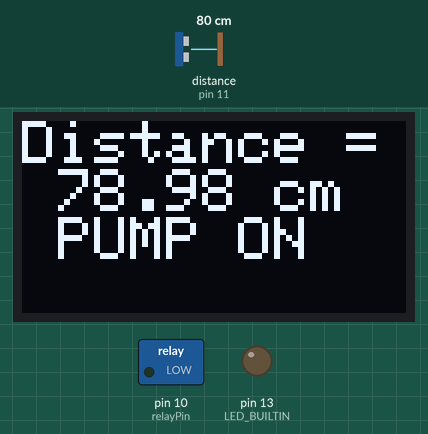
This sketch was run on a simulated Arduino Uno, built with avr-gcc and run on an emulated ATmega328P. Parts: 128×64 one-colour display, switched loads named in the sketch (green lamp = pin HIGH), output pins drawn as LEDs (lit = HIGH). Wiring (inferred from the names in the program): ultrasonic range finder: trigger pin 12; echo pin 11. Inputs (shaded band) come from the test bench; at power-on: distance to the obstacle (sensor on pin 11) 80 cm. The echo pulse lasts 58.3 µs per cm; the display library's start-up logo is not drawn; pins used as bus, display or sensor lines are not drawn; what the sketch prints to the serial monitor is not drawn.

Above: at 0.1 s.
1.3 s: distance to the obstacle (sensor on pin 11) set to 27 cm
At 3.0 s:
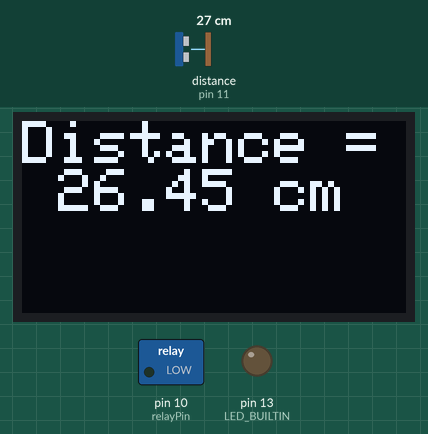
3.9 s: distance to the obstacle (sensor on pin 11) set to 23 cm
At 5.2 s:
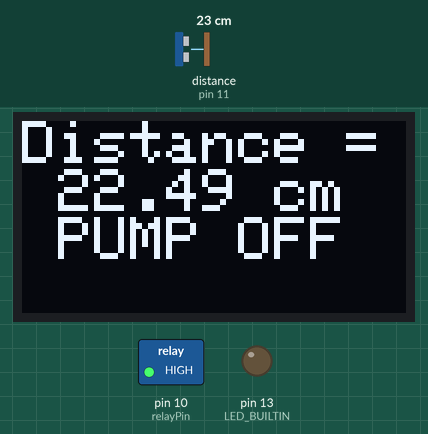
8.3 s: distance to the obstacle (sensor on pin 11) set to 28 cm
At 10.6 s:
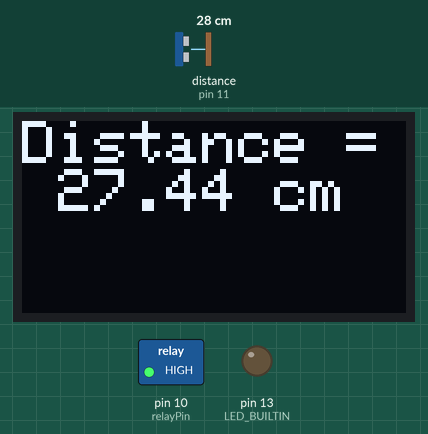
Timing chart, 0 to 12.1 s (numbered marks = the images above; inputs shaded):
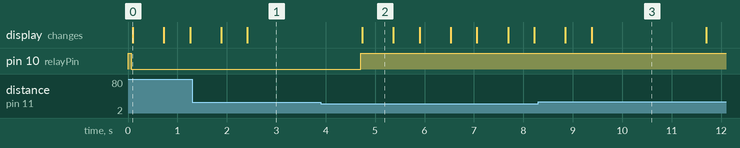

The sketch:

sketch_level_lcd.ino
```cpp
#include <SPI.h>
#include <Wire.h>
#include <Adafruit_GFX.h>
#include <Adafruit_SSD1306.h>

#define SCREEN_WIDTH 128 // OLED display width, in pixels
#define SCREEN_HEIGHT 64 // OLED display height, in pixels

// Declaration for an SSD1306 display connected to I2C (SDA, SCL pins)
// The pins for I2C are defined by the Wire-library.
// On an arduino UNO:       A4(SDA), A5(SCL)
// On an arduino MEGA 2560: 20(SDA), 21(SCL)
// On an arduino LEONARDO:   2(SDA),  3(SCL), ...
#define OLED_RESET     -1 // Reset pin # (or -1 if sharing Arduino reset pin)
#define SCREEN_ADDRESS 0x3C ///< See datasheet for Address; 0x3D for 128x64, 0x3C for 128x32
Adafruit_SSD1306 display(SCREEN_WIDTH, SCREEN_HEIGHT, &Wire, OLED_RESET);

#define NUMFLAKES     10 // Number of snowflakes in the animation example

#define LOGO_HEIGHT   16
#define LOGO_WIDTH    16
static const unsigned char PROGMEM logo_bmp[] =
{ 0b00000000, 0b11000000,
  0b00000001, 0b11000000,
  0b00000001, 0b11000000,
  0b00000011, 0b11100000,
  0b11110011, 0b11100000,
  0b11111110, 0b11111000,
  0b01111110, 0b11111111,
  0b00110011, 0b10011111,
  0b00011111, 0b11111100,
  0b00001101, 0b01110000,
  0b00011011, 0b10100000,
  0b00111111, 0b11100000,
  0b00111111, 0b11110000,
  0b01111100, 0b11110000,
  0b01110000, 0b01110000,
  0b00000000, 0b00110000 };
uint8_t trigPin=12;
uint8_t echoPin=11;
uint8_t relayPin=10;
long duration;
float distance;
void setup() {
  Serial.begin(9600);
  Serial.println("Uno level detector started");
  pinMode(LED_BUILTIN, OUTPUT);
  pinMode(trigPin, OUTPUT);
  pinMode(relayPin, OUTPUT  );
  digitalWrite(relayPin, HIGH);
  pinMode(echoPin, INPUT);
  digitalWrite(trigPin, LOW);
  // SSD1306_SWITCHCAPVCC = generate display voltage from 3.3V internally
  if(!display.begin(SSD1306_SWITCHCAPVCC, SCREEN_ADDRESS)) {
    Serial.println(F("SSD1306 allocation failed"));
    // for(;;); // Don't proceed, loop forever
  }
  else
    display.display();
}

void loop() {
  char distStr[32];

  digitalWrite(trigPin, LOW);
  delayMicroseconds(5);

  digitalWrite(trigPin, HIGH);
  delayMicroseconds(10);
  digitalWrite(trigPin, LOW);

  duration = pulseIn(echoPin, HIGH);

  distance = duration*0.034/2;
  display.clearDisplay();

  Serial.print("Distance = ");
  dtostrf( distance, 6, 3, distStr );
  Serial.print(distance);
  display.setTextSize(2);      // Normal 1:1 pixel scale
  display.setTextColor(SSD1306_WHITE); // Draw white text
  display.setCursor(0, 0);     // Start at top-left corner
  display.cp437(true);         // Use full 256 char 'Code Page 437' font
  display.print("Distance = ");
  display.print(distance);
  display.print(" cm");
  Serial.println(" cm");
  //if (distance > 32.17)
  if (distance > 29.6)
  {
    digitalWrite(relayPin, LOW);
    display.println("");
    display.println(" PUMP ON ");
  }
  //if (distance < 26.17)
  if (distance < 24.6)
  {
    digitalWrite(relayPin, HIGH);
    display.println("");
    display.println(" PUMP OFF ");
  }
  display.display();


  // put your main code here, to run repeatedly:
  delay(100);
  digitalWrite(LED_BUILTIN, LOW);
  delay(500);
  display.clearDisplay();
  display.setCursor(0, 0);     // Start at top-left corner

  display.print("Distance = ");
  display.print(distance);
  display.print(" cm");

  display.display();
  delay(500);
}
```

Measured:
- the behaviour switches between 26 and 25 cm on distance to the obstacle (sensor on pin 11) (found by bisection; images 1 and 2)
- after the input at 1.3 s, the display: first differs from a run without the input after 1.1 s (image 1)
- after the input at 3.9 s, pin 10 (relayPin): LOW → HIGH after 0.81 s; the display: changes after 0.84 s (image 2)
- after the input at 8.3 s, the display: first differs from a run without the input after 1.1 s (image 3)
- what the display in image 0 shows lasts 0.6 s, from 0.1 s to 0.7 s
